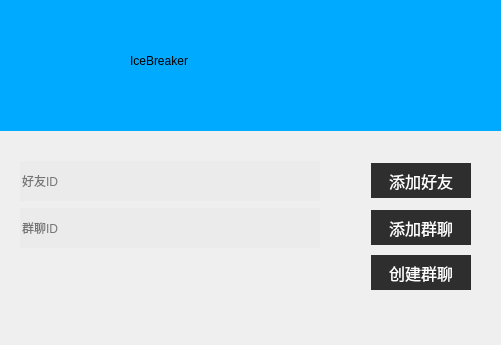
<?xml version="1.0" encoding="UTF-8"?>
<ui version="4.0">
 <class>add_friend</class>
 <widget class="QWidget" name="add_friend">
  <property name="geometry">
   <rect>
    <x>0</x>
    <y>0</y>
    <width>501</width>
    <height>345</height>
   </rect>
  </property>
  <property name="windowTitle">
   <string>AddFriend</string>
  </property>
  <property name="styleSheet">
   <string notr="true">QLineEdit{
	border:none;
	background:rgb(235,235,235);
}</string>
  </property>
  <widget class="QWidget" name="widget" native="true">
   <property name="geometry">
    <rect>
     <x>0</x>
     <y>0</y>
     <width>501</width>
     <height>131</height>
    </rect>
   </property>
   <property name="sizePolicy">
    <sizepolicy hsizetype="Fixed" vsizetype="Fixed">
     <horstretch>0</horstretch>
     <verstretch>0</verstretch>
    </sizepolicy>
   </property>
   <property name="styleSheet">
    <string notr="true">background-color: rgb(0, 170, 255);

</string>
   </property>
   <widget class="QLabel" name="label">
    <property name="geometry">
     <rect>
      <x>130</x>
      <y>10</y>
      <width>281</width>
      <height>101</height>
     </rect>
    </property>
    <property name="styleSheet">
     <string notr="true">font: 75 italic 36pt &quot;Adobe Arabic&quot;;</string>
    </property>
    <property name="text">
     <string>IceBreaker</string>
    </property>
   </widget>
   <widget class="QLabel" name="label_2">
    <property name="geometry">
     <rect>
      <x>50</x>
      <y>30</y>
      <width>71</width>
      <height>61</height>
     </rect>
    </property>
    <property name="text">
     <string>&lt;html&gt;&lt;head/&gt;&lt;body&gt;&lt;p&gt;&lt;img src=&quot;:/new/prefix1/img/logo.png&quot;/&gt;&lt;/p&gt;&lt;/body&gt;&lt;/html&gt;</string>
    </property>
   </widget>
  </widget>
  <widget class="QWidget" name="gridLayoutWidget">
   <property name="geometry">
    <rect>
     <x>20</x>
     <y>160</y>
     <width>451</width>
     <height>131</height>
    </rect>
   </property>
   <layout class="QGridLayout" name="gridLayout">
    <item row="1" column="0">
     <widget class="QLineEdit" name="lineEditGroupId">
      <property name="sizePolicy">
       <sizepolicy hsizetype="Fixed" vsizetype="Fixed">
        <horstretch>0</horstretch>
        <verstretch>0</verstretch>
       </sizepolicy>
      </property>
      <property name="minimumSize">
       <size>
        <width>300</width>
        <height>40</height>
       </size>
      </property>
      <property name="styleSheet">
       <string notr="true">border-bottom-color:rgb(245,245,245)</string>
      </property>
      <property name="inputMethodHints">
       <set>Qt::ImhHiddenText|Qt::ImhNoAutoUppercase|Qt::ImhNoPredictiveText|Qt::ImhSensitiveData</set>
      </property>
      <property name="text">
       <string/>
      </property>
      <property name="echoMode">
       <enum>QLineEdit::Password</enum>
      </property>
      <property name="placeholderText">
       <string>群聊ID</string>
      </property>
     </widget>
    </item>
    <item row="0" column="0">
     <widget class="QLineEdit" name="lineEditFriendId">
      <property name="sizePolicy">
       <sizepolicy hsizetype="Fixed" vsizetype="Maximum">
        <horstretch>0</horstretch>
        <verstretch>0</verstretch>
       </sizepolicy>
      </property>
      <property name="minimumSize">
       <size>
        <width>300</width>
        <height>40</height>
       </size>
      </property>
      <property name="styleSheet">
       <string notr="true">border-bottom-color:rgb(245,245,245)</string>
      </property>
      <property name="placeholderText">
       <string>好友ID</string>
      </property>
     </widget>
    </item>
    <item row="1" column="2">
     <widget class="QPushButton" name="pushButtonIntoGroup">
      <property name="sizePolicy">
       <sizepolicy hsizetype="Fixed" vsizetype="Fixed">
        <horstretch>0</horstretch>
        <verstretch>0</verstretch>
       </sizepolicy>
      </property>
      <property name="minimumSize">
       <size>
        <width>100</width>
        <height>35</height>
       </size>
      </property>
      <property name="maximumSize">
       <size>
        <width>90</width>
        <height>35</height>
       </size>
      </property>
      <property name="font">
       <font>
        <family>微软雅黑</family>
        <pointsize>12</pointsize>
       </font>
      </property>
      <property name="styleSheet">
       <string notr="true">background-color: rgb(46,46,46);
color: rgb(255, 255, 255);
border:none;</string>
      </property>
      <property name="text">
       <string>添加群聊</string>
      </property>
     </widget>
    </item>
    <item row="0" column="2">
     <widget class="QPushButton" name="pushButtonGetNewFriend">
      <property name="sizePolicy">
       <sizepolicy hsizetype="Fixed" vsizetype="Fixed">
        <horstretch>0</horstretch>
        <verstretch>0</verstretch>
       </sizepolicy>
      </property>
      <property name="minimumSize">
       <size>
        <width>100</width>
        <height>35</height>
       </size>
      </property>
      <property name="maximumSize">
       <size>
        <width>90</width>
        <height>35</height>
       </size>
      </property>
      <property name="font">
       <font>
        <family>微软雅黑</family>
        <pointsize>12</pointsize>
       </font>
      </property>
      <property name="styleSheet">
       <string notr="true">background-color: rgb(46,46,46);
color: rgb(255, 255, 255);
border:none;</string>
      </property>
      <property name="text">
       <string>添加好友</string>
      </property>
     </widget>
    </item>
    <item row="2" column="2">
     <widget class="QPushButton" name="pushButtonCreateGroup">
      <property name="sizePolicy">
       <sizepolicy hsizetype="Fixed" vsizetype="Fixed">
        <horstretch>0</horstretch>
        <verstretch>0</verstretch>
       </sizepolicy>
      </property>
      <property name="minimumSize">
       <size>
        <width>100</width>
        <height>35</height>
       </size>
      </property>
      <property name="maximumSize">
       <size>
        <width>90</width>
        <height>35</height>
       </size>
      </property>
      <property name="font">
       <font>
        <family>微软雅黑</family>
        <pointsize>12</pointsize>
       </font>
      </property>
      <property name="styleSheet">
       <string notr="true">background-color: rgb(46,46,46);
color: rgb(255, 255, 255);
border:none;</string>
      </property>
      <property name="text">
       <string>创建群聊</string>
      </property>
     </widget>
    </item>
    <item row="0" column="1">
     <spacer name="horizontalSpacer">
      <property name="orientation">
       <enum>Qt::Horizontal</enum>
      </property>
      <property name="sizeHint" stdset="0">
       <size>
        <width>40</width>
        <height>20</height>
       </size>
      </property>
     </spacer>
    </item>
   </layout>
  </widget>
 </widget>
 <resources/>
 <connections/>
</ui>
